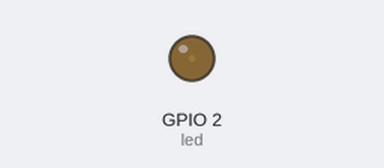
A program run on a simulated ESP32 board running MicroPython. On the bench: output pins drawn as LEDs (lit = HIGH). At 3.1 s the program stops and its outputs stay as they are.

Above: at 0.05 s.
At 0.5 s:
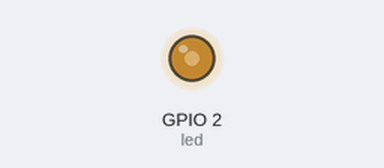
At 0.75 s:
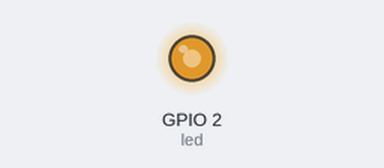
At 1.0 s:
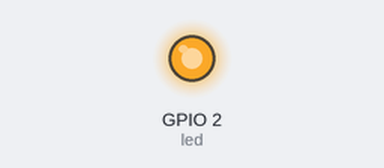
Timing chart, 0 to 3.0 s (numbered marks = the images above):
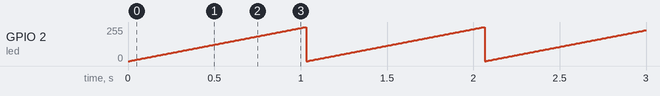

Measured:
- by itself, GPIO 2 (led): ramps from 0/255 to 254/255 and jumps back, once every 1.0 s

The program:

pwm.py
```python
from time import sleep_ms
from machine import Pin, PWM

led = PWM(Pin(2, Pin.OUT), 500)    # Initialise la freq : 500 Hz

for boucle in range(3) :
    for i in range(0, 1023, 10) :  # de 0 a 1023 par pas de 10
        led.duty(i)
        sleep_ms(10)
led.deinit()                       # liberation des ressources du PWM

    
```
